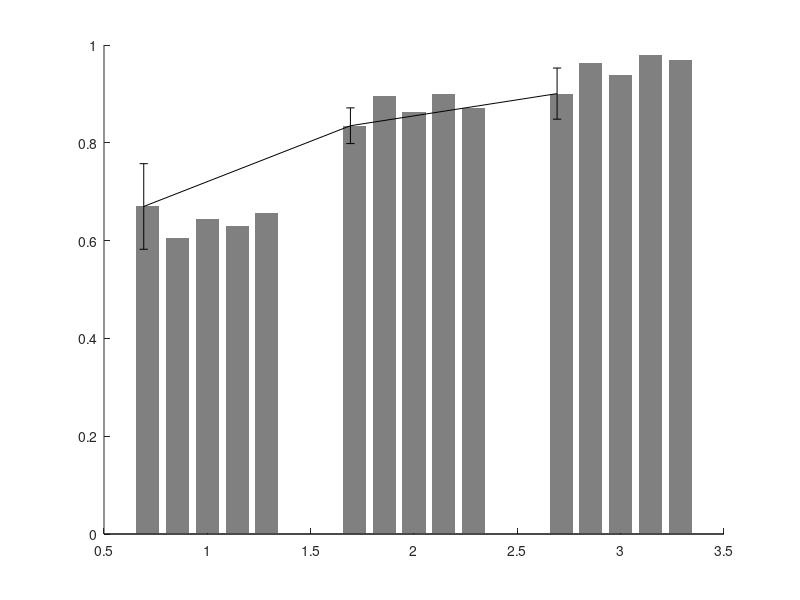

This chart was generated by the following MATLAB code: (Note: this script raises an error after producing the figure.)
% slow data
% mean_ = [0.7189    0.8829    0.9458;
%          0.7164    0.9405    0.9707;
%          0.6529    0.9188    0.9393;
%          0.6867    0.9405    0.9979;
%          0.6312    0.8781    0.9791;
%         ];
% 
% 
% std_  = [0.0861    0.0520    0.0426;
%          0.1570    0.0329    0.0111;
%          0.1681    0.0239    0.0309;
%          0.1119    0.0418    0.0035;
%          0.0775    0.0722    0.0091;
%         ];
    

mean_ = [0.6698    0.8349    0.9006;
         0.6062    0.8948    0.9628;
         0.6439    0.8625    0.9396;
         0.6299    0.8989    0.9797;
         0.6567    0.8712    0.9684;
        ];


std_  = [0.0875    0.0365    0.0523;
         0.1155    0.0407    0.0210;
         0.1339    0.0368    0.0461;
         0.0752    0.0669    0.0178;
         0.0746    0.0839    0.0130;
        ];

ngroups = 3;
nbars   = 5;

figure
hold on
bar(1:ngroups, mean_', 'FaceColor', [0.5 0.5 0.5], 'EdgeColor', 'none');
groupwidth = min(0.8, nbars/(nbars + 1.5));
for i = 1:nbars
    % Calculate center of each bar
    x = (1:ngroups) - groupwidth/2 + (2*i-1) * groupwidth / (2*nbars);
    errorbar(x, mean_(i,:), std_(i, :), 'k', 'linestyle', 'none');
end
set(gca, 'TickDir', 'out')
xlim([0.5, 3.5])
ylim([0.5 1.05])
set(gca, 'XTick', 1:3)
set(gca, 'YTick', 0.5:0.1:1)
setPrint(4*3, 3, 'decode_bar_slow', 'pdf')
    

    
% fast data    
mean_ = [0.6248    0.6547    0.7119;
         0.5480    0.6095    0.7857;
         0.5249    0.5846    0.7761;
        ];


std_  = [0.0476    0.0513    0.0512;
         0.0394    0.0513    0.1012;
         0.0297    0.0498    0.0593;
        ];

ngroups = 3;
nbars   = 3;

figure
hold on
bar(1:ngroups, mean_', 'FaceColor', [0.5 0.5 0.5], 'EdgeColor', 'none');
groupwidth = min(0.8, nbars/(nbars + 1.5));
for i = 1:nbars
    % Calculate center of each bar
    x = (1:ngroups) - groupwidth/2 + (2*i-1) * groupwidth / (2*nbars);
    errorbar(x, mean_(i,:), std_(i, :), 'k', 'linestyle', 'none');
end
set(gca, 'TickDir', 'out')
xlim([0.5, 3.5])
ylim([0.5 1.05])
set(gca, 'XTick', 1:3)
set(gca, 'YTick', 0.5:0.1:1)
setPrint(4*3, 3, 'decode_bar_fast', 'pdf')